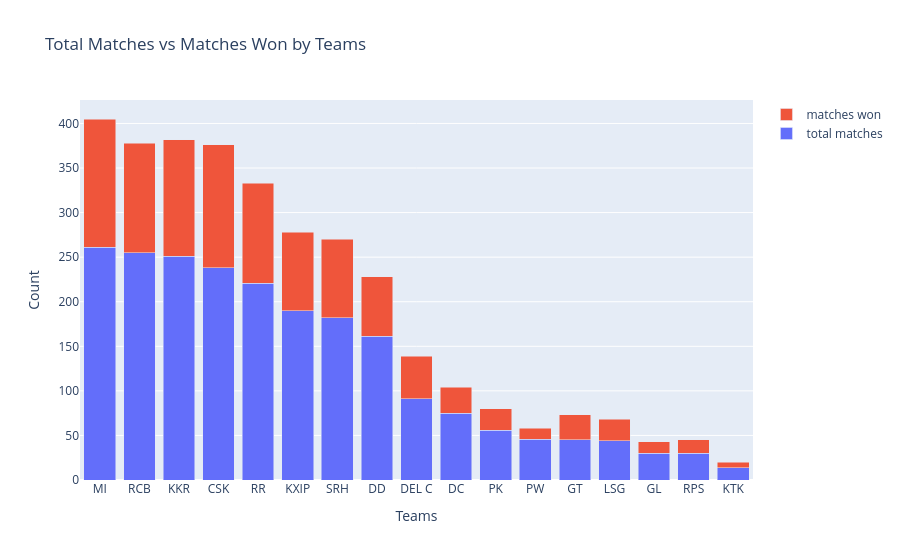

Here is the notebook cell this chart was saved with:
### Markdown cell above
# Total Matches vs Matches Won by Teams

### Code cell
py.init_notebook_mode(connected=True)

matches_played_byteams = pd.concat([matches['team1'], matches['team2']])

matches_played_byteams = matches_played_byteams.value_counts().reset_index()
matches_played_byteams.columns = ['teams', 'total matches']

wins = matches['winner'].value_counts().reset_index()
wins.columns = ['teams', 'wins']

matches_played_byteams = matches_played_byteams.merge(wins, on='teams', how='left')
matches_played_byteams['wins'] = matches_played_byteams['wins'].fillna(0)

matches_played_byteams.set_index('teams', inplace = True)

print(matches_played_byteams)

trace1 = go.Bar(
    x=matches_played_byteams.index,
    y=matches_played_byteams['total matches'],
    name='total matches'
)

trace2 = go.Bar(
    x=matches_played_byteams.index,
    y=matches_played_byteams['wins'],
    name='matches won'
)

data = [trace1, trace2]
layout = go.Layout(
    title='Total Matches vs Matches Won by Teams',
    xaxis=dict(title='Teams'),
    yaxis=dict(title='Count'),
    barmode='stack'
)

fig = go.Figure(data=data, layout=layout)
py.iplot(fig, filename='stacked-bar')

### Figure 1 — Plotly figure (JSON) as saved in the notebook; plotly's stock layout.template omitted (floating-point values rounded to 4 significant figures)
{"data": [{"name": "total matches", "type": "bar", "x": ["MI", "RCB", "KKR", "CSK", "RR", "KXIP", "SRH", "DD", "DEL C", "DC", "PK", "PW", "GT", "LSG", "GL", "RPS", "KTK"], "y": [261, 255, 251, 238, 221, 190, 182, 161, 91, 75, 56, 46, 45, 44, 30, 30, 14]}, {"name": "matches won", "type": "bar", "x": ["MI", "RCB", "KKR", "CSK", "RR", "KXIP", "SRH", "DD", "DEL C", "DC", "PK", "PW", "GT", "LSG", "GL", "RPS", "KTK"], "y": [144, 123, 131, 138, 112, 88, 88, 67, 48, 29, 24, 12, 28, 24, 13, 15, 6]}], "layout": {"barmode": "stack", "title": {"text": "Total Matches vs Matches Won by Teams"}, "xaxis": {"title": {"text": "Teams"}}, "yaxis": {"title": {"text": "Count"}}}}
